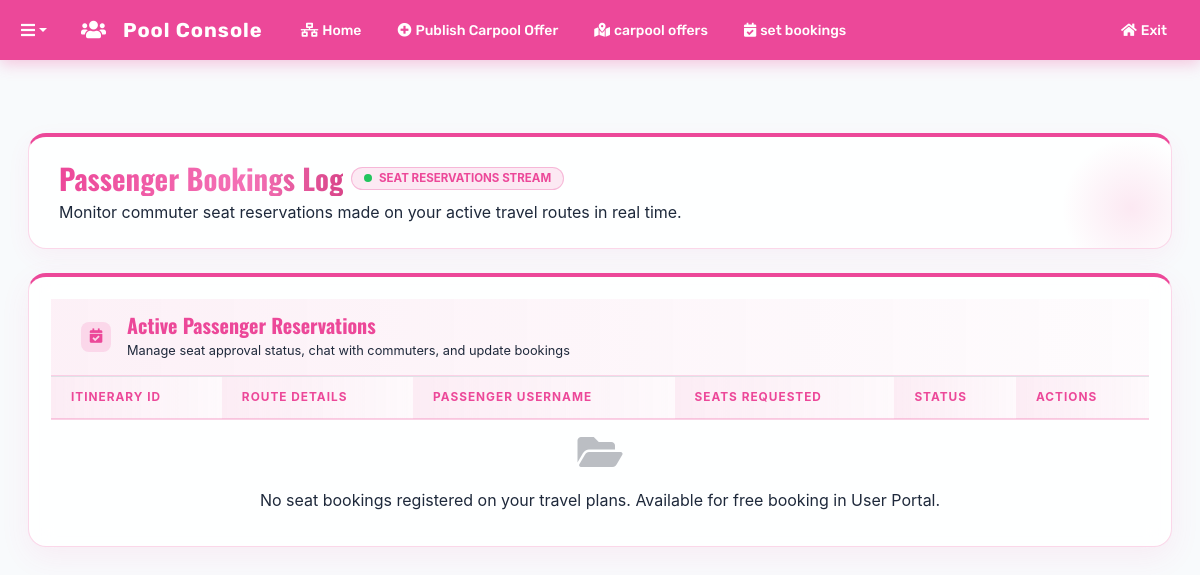
The page /portal/carpool/bookings/ (signed in) on the database as committed earlier.
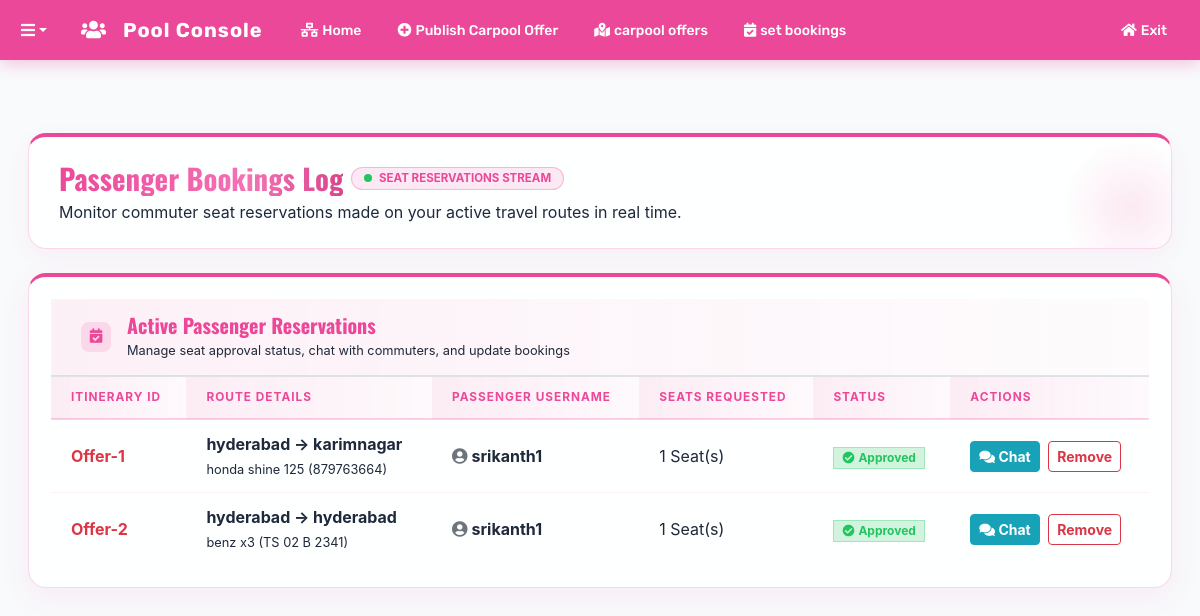
The same page on the database as committed later.
### myapp/models.py (models this page shows, shortened)
class CarpoolSeatBooking(models.Model):
    carpool = models.ForeignKey(CarpoolOffer, on_delete=models.CASCADE, related_name='seat_bookings')
    user = models.ForeignKey(User, on_delete=models.CASCADE, related_name='carpool_trips')
    seats_booked = models.IntegerField(default=1)
    status = models.CharField(max_length=20, default='Pending')
    booked_at = models.DateTimeField(auto_now_add=True)

class CarpoolOffer(models.Model):
    host = models.ForeignKey(User, on_delete=models.CASCADE, related_name='hosted_carpools')
    vehicle_name = models.CharField(max_length=100)
    vehicle_number = models.CharField(max_length=20)
    start_location = models.CharField(max_length=255)
    destination = models.CharField(max_length=255)
    date = models.DateField()
    time = models.TimeField()
    total_seats = models.IntegerField()
    available_seats = models.IntegerField()
    plans_free_booking = models.BooleanField(default=True)
    vehicle_type = models.CharField(max_length=20, default='car')
    price = models.IntegerField(default=0)
    status = models.CharField(
        max_length=20,
        choices=[
            ('Upcoming', 'Upcoming'),
            ('In_Progress', 'In Progress'),
            ('Completed', 'Completed'),
            ('Cancelled', 'Cancelled')
        ],
        default='Upcoming'
    )
    created_at = models.DateTimeField(auto_now_add=True)

### myapp/views.py (the view, shortened to what this page needs)
# urls.py: path('portal/carpool/bookings/', portal_carpool_bookings_view, name='portal_carpool_bookings'),
@login_required
def portal_carpool_bookings_view(request):
    if request.session.get('portal_role') != 'carpool':
        request.session['portal_role'] = 'carpool'
    bookings = CarpoolSeatBooking.objects.filter(carpool__host=request.user).order_by('-booked_at')
    return render(request, 'portal_carpool_bookings.html', {'bookings': bookings})

### templates/portal_carpool_bookings.html (shortened to what the changed rows need)
{% load static %}
<!DOCTYPE html>
<html lang="en">
<head>
    <link href="https://cdnjs.cloudflare.com/ajax/libs/font-awesome/5.15.0/css/all.min.css" rel="stylesheet">
    <link rel="stylesheet" href="{% static 'css/bootstrap.min-1.css'%}">
    <link rel="stylesheet" href="{% static 'css/premium_home.css' %}">
</head>
<body>
    <div class="container py-5">
        <div class="portal-section-container p-5 mb-5">
            <div class="d-flex justify-content-between align-items-center flex-wrap gap-2 text-left">
                <div>
                    <div class="d-flex align-items-center gap-2 mb-1">
                        <h1 class="font-weight-bold outfit-font mb-0 text-title shimmer-text" style="font-size: 1.8rem;">Passenger Bookings Log</h1>
                    </div>
                </div>
            </div>
        </div>
        <div class="glass-card p-0 table-container">
            <div class="table-responsive">
                <table class="table admin-table text-left mb-0">
                    <thead>
                        <tr>
                            <th>Itinerary ID</th>
                            <th>Route Details</th>
                            <th>Passenger Username</th>
                            <th>Seats Requested</th>
                            <th>Status</th>
                            <th>Actions</th>
                        </tr>
                    </thead>
                    <tbody>
                        {% for b in bookings %}
                        <tr>
                            <td class="font-weight-bold text-danger">Offer-{{ b.carpool.id }}</td>
                            <td>
                                <div class="font-weight-bold text-title">{{ b.carpool.start_location }} → {{ b.carpool.destination }}</div>
                                <small class="text-subtitle">{{ b.carpool.vehicle_name }} ({{ b.carpool.vehicle_number }})</small>
                            </td>
                            <td class="font-weight-bold text-title">
                                <i class="fas fa-user-circle mr-1 text-muted"></i>{{ b.user.username }}
                            </td>
                            <td>{{ b.seats_booked }} Seat(s)</td>
                            <td>
                                {% if b.status == 'Approved' %}
                                <span class="badge badge-success px-2 py-1"><i class="fas fa-check-circle mr-1"></i>Approved</span>
                                {% elif b.status == 'Cancelled' %}
                                <span class="badge badge-danger px-2 py-1"><i class="fas fa-times-circle mr-1"></i>Cancelled</span>
                                {% else %}
                                <span class="badge badge-warning text-dark px-2 py-1"><i class="fas fa-spinner fa-spin mr-1"></i>Pending Approval</span>
                                {% endif %}
                            </td>
                            <td>
                                <form method="POST" style="display: inline;">
                                    {% if b.status == 'Pending' %}
                                    <button type="submit" name="action" value="approve" class="btn btn-sm btn-success px-2 py-1 font-weight-bold rounded mr-1">
                                        Approve
                                    </button>
                                    <button type="submit" name="action" value="cancel" class="btn btn-sm btn-outline-danger px-2 py-1 font-weight-bold rounded">
                                        Reject
                                    </button>
                                    {% elif b.status == 'Approved' %}
                                    <button type="button" onclick="openHostChat('{{ b.user.username }}', '{{ b.user.id }}')" class="btn btn-sm btn-info px-2 py-1 font-weight-bold text-white rounded mr-1">
                                        <i class="fas fa-comments"></i> Chat
                                    </button>
                                    <button type="submit" name="action" value="cancel" class="btn btn-sm btn-outline-danger px-2 py-1 font-weight-bold rounded">
                                        Remove
                                    </button>
                                    {% else %}
                                    <button type="button" class="btn btn-sm btn-light px-2 py-1 font-weight-bold text-muted rounded" disabled>
                                        Inactive
                                    </button>
                                    {% endif %}
                                </form>
                            </td>
                        </tr>
                        {% empty %}
                        <tr>
                            <td colspan="6" class="text-center py-5 text-subtitle">
                                <i class="fas fa-folder-open mb-3 d-block" style="font-size: 2.5rem; opacity: 0.3;"></i>
                                No seat bookings registered on your travel plans. Available for free booking in User Portal.
                            </td>
                        </tr>
                        {% endfor %}
                    </tbody>
                </table>
            </div>
        </div>
    </div>
</body>
</html>

Rows that differ between the two databases and show on the page:
added CarpoolSeatBooking: carpool.id "1", carpool.start_location "hyderabad", carpool.destination "karimnagar", carpool.vehicle_name "honda shine 125", carpool.vehicle_number "879763664", user.username "srikanth1", seats_booked "1", status "Approved" (drawn)
added CarpoolSeatBooking: carpool.id "2", carpool.start_location "hyderabad", carpool.destination "hyderabad", carpool.vehicle_name "benz x3", carpool.vehicle_number "TS 02 B 2341", user.username "srikanth1", seats_booked "1", status "Approved" (drawn)
Other text that changed with them:
text no longer shown: "No seat bookings registered on your travel plans. Available for free booking in User Portal."
